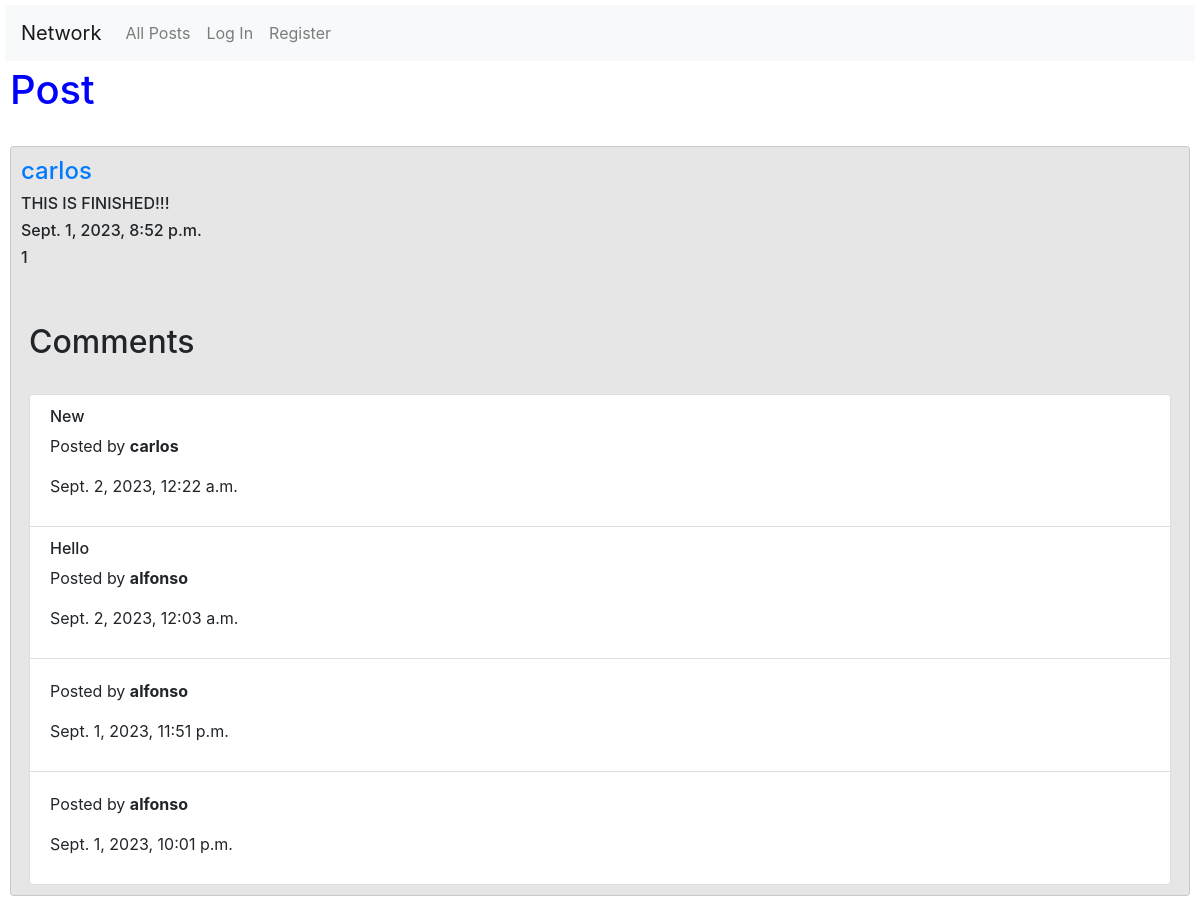
The app's page /postPage/33, older data.
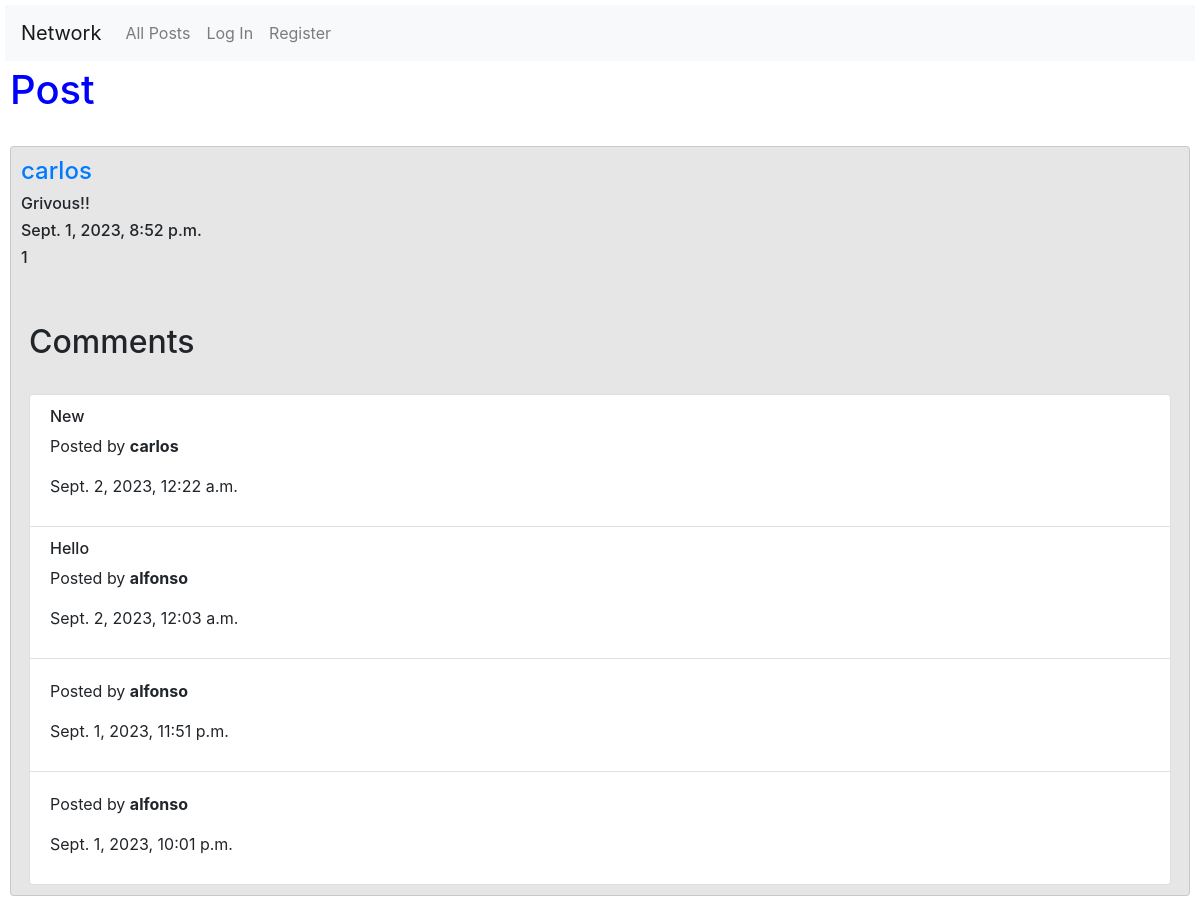
The same page, newer data.
### network/models.py (models this page shows, shortened)
class Post(models.Model):
    user = models.ForeignKey(User, on_delete=models.CASCADE, related_name="poster")
    content = models.TextField(max_length=180, null=False)
    timestamp = models.DateTimeField(auto_now_add=True)
    like = models.IntegerField(default=0)

class User(AbstractUser):
    pass

### network/views.py (the view)
# urls.py: path("postPage/<int:post_id>", views.post_page, name="post_page"),
@csrf_exempt
def post_page(request, post_id):
    try:
        post = Post.objects.get(id=post_id)
    except Post.DoesNotExist:
        return JsonResponse({"error": "Post Not Found"}, status=404)
    if request.method == "GET":
        comments = Comment.objects.filter(post_id=post_id)
        comment_list = []
        for i in range(0, len(comments)):
            comment_list.append(comments[i])
        comment_list.sort(key=lambda comment: comment.id, reverse=True)
        likes = UserLike.objects.filter(user_id=request.user.id)
        like_post = []
        for i in range(0, len(likes)):
            like_post.append(likes[i].post_like)
        if post in like_post:
            likes = "Yes"
        else:
            likes = "Not"
        return render(request, "network/post.html", {
            "post": post,
            "comments": comment_list,
            "likes": likes})

### network/templates/network/post.html (shortened to what this page needs)
{% extends "network/layout.html" %}
{% block body %}
    <h1>Post</h1>
    <br>
    {% if likes == 'Yes' %}
        <div class="card">
                <h4><a href="{% url 'profile' post.user %}">{{post.user}}</a></h4>
                <div id="post_{{post.id}}">
                    <h6 id="h6_{{post.id}}">{{post.content}}</h6>
                    <h6>{{post.timestamp}}</h6>
                    <h6 id="like_{{post.id}}">&#10084; {{post.like}}</h6>
                    <br>
                    {% if user.is_authenticated %}
                    <div>
                        <button style="background-color: rgb(248, 79, 79); border-radius: 4px;" name="dislike" value="{{post.id}}">&#128078;</button>
                        {% if post.user == user %}
                            <button style="background-color: cornflowerblue; border-radius: 4px;" name="edit" value="{{post.id}}">Edit</button>
                        {% endif %}
                    </div>
                    {% endif %}
                </div>
                <div id="edit_div_{{post.id}}" style="display: none;">
                    <textarea autofocus autocomplete="off" class="form-control" id="post_edit_{{post.id}}"></textarea>
                    <br>
                    <button style="background-color: cornflowerblue; border-radius: 4px;" id="save_{{post.id}}" value="{{post.id}}">Save</button>
                </div>
                <br>
            <div class="mx-2">
                <h2>Comments</h2>
                {% if user.is_authenticated%}
                <form action="{% url 'comment' post.id %}" method="post">
                    {% csrf_token %}
                    <label>Add Comment:</label>
                    <div>
                        <textarea autocomplete="off" class="form-control" name="comment"></textarea>
                    </div>
                    <br>
                    <button type="submit" style="background-color: cornflowerblue; border-radius: 4px;">Comment</button>
                </form>
                {% endif %}
                <br>
                <ul class="list-group">
                    {% if comments %}
                        {% for comment in comments %}
                        <li class="list-group-item">
                            <h6>{{comment.comment}}</h6>
                            <p>Posted by <b>{{comment.author}}</b></p>
                            <p>{{comment.timedate}}</p>
                        </li>
                        {% endfor %}
                    {% else %}
                        <li class="list-group-item">
                            <p>No Comments</p>
                        </li>
                    {% endif %}
                </ul>
            </div>
        </div>
    {% else %}
        <div class="card">
            <h4><a href="{% url 'profile' post.user %}">{{post.user}}</a></h4>
            <div id="post_{{post.id}}">
                <h6 id="h6_{{post.id}}">{{post.content}}</h6>
                <h6> {{post.timestamp}} </h6>
                <h6 id="like_{{post.id}}"> {{post.like}}</h6>
                <br>
            </div>
            <br>
            <div class="mx-2">
                <h2>Comments</h2>
                <br>
                <ul class="list-group">
                    {% if comments %}
                        {% for comment in comments %}
                        <li class="list-group-item">
                            <h6>{{comment.comment}}</h6>
                            <p>Posted by <b>{{comment.author}}</b></p>
                            <p>{{comment.timedate}}</p>
                        </li>
                        {% endfor %}
                    {% else %}
                        <li class="list-group-item">
                            <p>No Comments</p>
                        </li>
                    {% endif %}
                </ul>
            </div>
        </div>
    {% endif %}
{% endblock %}

Row changes from the older to the newer data that the page shows:
changed Post "carlos": content "THIS IS FINISHED!!!" → "Grivous!!"
